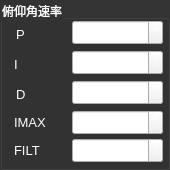
          <widget class="QGroupBox" name="x_pid_box_4">
           <property name="geometry">
            <rect>
             <x>390</x>
             <y>22</y>
             <width>170</width>
             <height>170</height>
            </rect>
           </property>
           <property name="palette">
            <palette>
             <active>
              <colorrole role="WindowText">
               <brush brushstyle="SolidPattern">
                <color alpha="255">
                 <red>255</red>
                 <green>255</green>
                 <blue>255</blue>
                </color>
               </brush>
              </colorrole>
              <colorrole role="Button">
               <brush brushstyle="SolidPattern">
                <color alpha="255">
                 <red>51</red>
                 <green>51</green>
                 <blue>51</blue>
                </color>
               </brush>
              </colorrole>
              <colorrole role="Text">
               <brush brushstyle="SolidPattern">
                <color alpha="255">
                 <red>255</red>
                 <green>255</green>
                 <blue>255</blue>
                </color>
               </brush>
              </colorrole>
              <colorrole role="ButtonText">
               <brush brushstyle="SolidPattern">
                <color alpha="255">
                 <red>255</red>
                 <green>255</green>
                 <blue>255</blue>
                </color>
               </brush>
              </colorrole>
              <colorrole role="Base">
               <brush brushstyle="SolidPattern">
                <color alpha="255">
                 <red>51</red>
                 <green>51</green>
                 <blue>51</blue>
                </color>
               </brush>
              </colorrole>
              <colorrole role="Window">
               <brush brushstyle="SolidPattern">
                <color alpha="255">
                 <red>51</red>
                 <green>51</green>
                 <blue>51</blue>
                </color>
               </brush>
              </colorrole>
             </active>
             <inactive>
              <colorrole role="WindowText">
               <brush brushstyle="SolidPattern">
                <color alpha="255">
                 <red>255</red>
                 <green>255</green>
                 <blue>255</blue>
                </color>
               </brush>
              </colorrole>
              <colorrole role="Button">
               <brush brushstyle="SolidPattern">
                <color alpha="255">
                 <red>51</red>
                 <green>51</green>
                 <blue>51</blue>
                </color>
               </brush>
              </colorrole>
              <colorrole role="Text">
               <brush brushstyle="SolidPattern">
                <color alpha="255">
                 <red>255</red>
                 <green>255</green>
                 <blue>255</blue>
                </color>
               </brush>
              </colorrole>
              <colorrole role="ButtonText">
               <brush brushstyle="SolidPattern">
                <color alpha="255">
                 <red>255</red>
                 <green>255</green>
                 <blue>255</blue>
                </color>
               </brush>
              </colorrole>
              <colorrole role="Base">
               <brush brushstyle="SolidPattern">
                <color alpha="255">
                 <red>51</red>
                 <green>51</green>
                 <blue>51</blue>
                </color>
               </brush>
              </colorrole>
              <colorrole role="Window">
               <brush brushstyle="SolidPattern">
                <color alpha="255">
                 <red>51</red>
                 <green>51</green>
                 <blue>51</blue>
                </color>
               </brush>
              </colorrole>
             </inactive>
             <disabled>
              <colorrole role="WindowText">
               <brush brushstyle="SolidPattern">
                <color alpha="255">
                 <red>255</red>
                 <green>255</green>
                 <blue>255</blue>
                </color>
               </brush>
              </colorrole>
              <colorrole role="Button">
               <brush brushstyle="SolidPattern">
                <color alpha="255">
                 <red>51</red>
                 <green>51</green>
                 <blue>51</blue>
                </color>
               </brush>
              </colorrole>
              <colorrole role="Text">
               <brush brushstyle="SolidPattern">
                <color alpha="255">
                 <red>255</red>
                 <green>255</green>
                 <blue>255</blue>
                </color>
               </brush>
              </colorrole>
              <colorrole role="ButtonText">
               <brush brushstyle="SolidPattern">
                <color alpha="255">
                 <red>255</red>
                 <green>255</green>
                 <blue>255</blue>
                </color>
               </brush>
              </colorrole>
              <colorrole role="Base">
               <brush brushstyle="SolidPattern">
                <color alpha="255">
                 <red>51</red>
                 <green>51</green>
                 <blue>51</blue>
                </color>
               </brush>
              </colorrole>
              <colorrole role="Window">
               <brush brushstyle="SolidPattern">
                <color alpha="255">
                 <red>51</red>
                 <green>51</green>
                 <blue>51</blue>
                </color>
               </brush>
              </colorrole>
             </disabled>
            </palette>
           </property>
           <property name="styleSheet">
            <string notr="true">color: rgb(255, 255, 255);</string>
           </property>
           <property name="title">
            <string>俯仰角速率</string>
           </property>
           <widget class="QLabel" name="label_113">
            <property name="geometry">
             <rect>
              <x>16</x>
              <y>24</y>
              <width>16</width>
              <height>21</height>
             </rect>
            </property>
            <property name="font">
             <font>
              <pointsize>10</pointsize>
             </font>
            </property>
            <property name="text">
             <string>P</string>
            </property>
           </widget>
           <widget class="QDoubleSpinBox" name="x_pit_spd_p">
            <property name="geometry">
             <rect>
              <x>72</x>
              <y>20</y>
              <width>91</width>
              <height>25</height>
             </rect>
            </property>
            <property name="font">
             <font>
              <pointsize>10</pointsize>
             </font>
            </property>
           </widget>
           <widget class="QDoubleSpinBox" name="x_pit_spd_i">
            <property name="geometry">
             <rect>
              <x>72</x>
              <y>50</y>
              <width>91</width>
              <height>25</height>
             </rect>
            </property>
            <property name="font">
             <font>
              <pointsize>10</pointsize>
             </font>
            </property>
           </widget>
           <widget class="QLabel" name="label_114">
            <property name="geometry">
             <rect>
              <x>14</x>
              <y>54</y>
              <width>16</width>
              <height>21</height>
             </rect>
            </property>
            <property name="font">
             <font>
              <pointsize>10</pointsize>
             </font>
            </property>
            <property name="text">
             <string>I</string>
            </property>
           </widget>
           <widget class="QDoubleSpinBox" name="x_pit_spd_d">
            <property name="geometry">
             <rect>
              <x>72</x>
              <y>80</y>
              <width>91</width>
              <height>25</height>
             </rect>
            </property>
            <property name="font">
             <font>
              <pointsize>10</pointsize>
             </font>
            </property>
           </widget>
           <widget class="QLabel" name="label_115">
            <property name="geometry">
             <rect>
              <x>16</x>
              <y>84</y>
              <width>16</width>
              <height>21</height>
             </rect>
            </property>
            <property name="font">
             <font>
              <pointsize>10</pointsize>
             </font>
            </property>
            <property name="text">
             <string>D</string>
            </property>
           </widget>
           <widget class="QDoubleSpinBox" name="x_pit_spd_imax">
            <property name="geometry">
             <rect>
              <x>72</x>
              <y>110</y>
              <width>91</width>
              <height>25</height>
             </rect>
            </property>
            <property name="font">
             <font>
              <pointsize>10</pointsize>
             </font>
            </property>
           </widget>
           <widget class="QLabel" name="label_116">
            <property name="geometry">
             <rect>
              <x>14</x>
              <y>112</y>
              <width>45</width>
              <height>21</height>
             </rect>
            </property>
            <property name="font">
             <font>
              <pointsize>10</pointsize>
             </font>
            </property>
            <property name="text">
             <string>IMAX</string>
            </property>
           </widget>
           <widget class="QDoubleSpinBox" name="x_pit_spd_filter">
            <property name="geometry">
             <rect>
              <x>72</x>
              <y>138</y>
              <width>91</width>
              <height>25</height>
             </rect>
            </property>
            <property name="font">
             <font>
              <pointsize>10</pointsize>
             </font>
            </property>
           </widget>
           <widget class="QLabel" name="label_117">
            <property name="geometry">
             <rect>
              <x>14</x>
              <y>140</y>
              <width>45</width>
              <height>21</height>
             </rect>
            </property>
            <property name="font">
             <font>
              <pointsize>10</pointsize>
             </font>
            </property>
            <property name="text">
             <string>FILT</string>
            </property>
           </widget>
          </widget>
